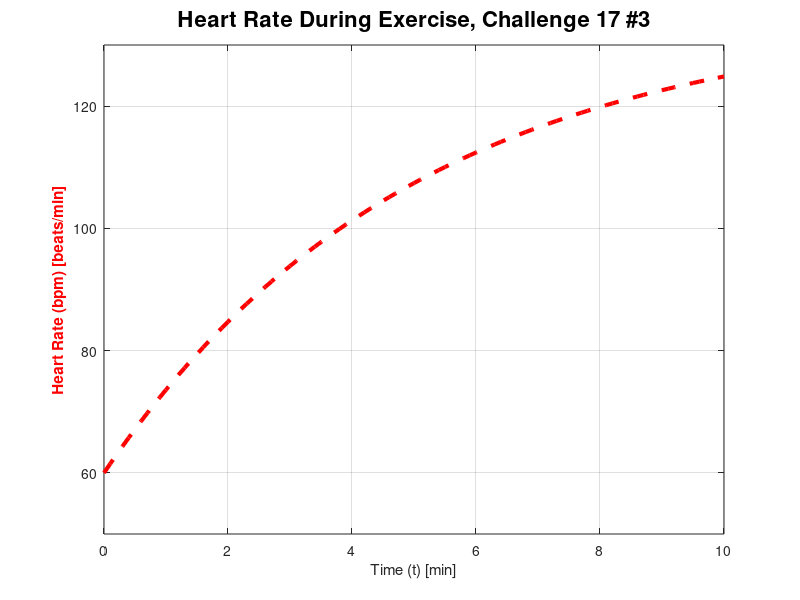

Write MATLAB code to recreate this figure.
%{
    ENGR 1250 Levi Amaya 7/16/2020
problem Sumamry: (theoretical) Plot the relationship of heart rate of
exercising adult over time.

Variables:
F normalizing constant [1/min]
t time [min]
HR heart rate [beats/min]

Assumptions: on Earth
%}
clc
clear
close all

F = 0.2;
t = [0:0.1:10];

HR = 135 - 75*exp(-F*t);

%create proper plot
figure('color','w') %white outer background
plot(t,HR,'r --','LineWidth',3)

grid

axis([0 10 50 130])

xlabel('Time (t) [min]')
ylabel('Heart Rate (bpm) [beats/min]','Color','r','FontWeight','bold' )

title('Heart Rate During Exercise, Challenge 17 #3','FontSize',16)

%legend is not needed because of 1 data series